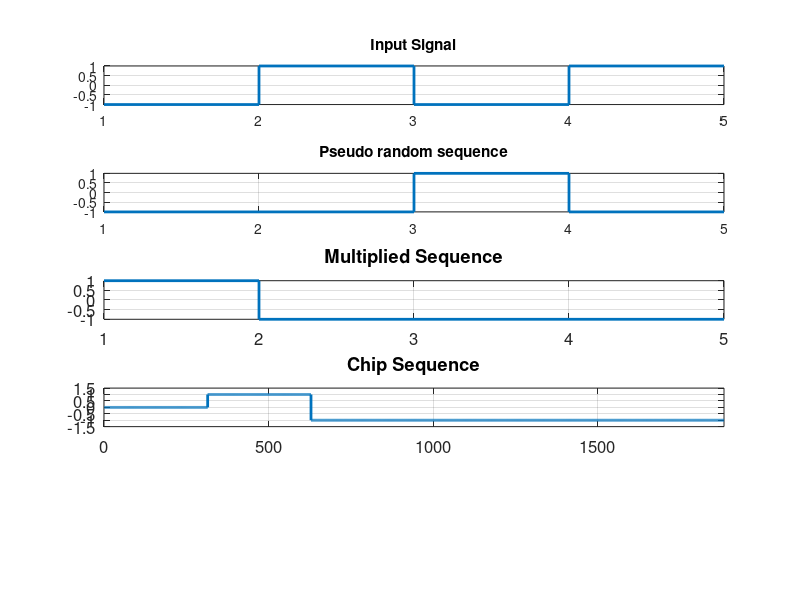

This figure's MATLAB source: (Note: this script raises an error after producing the figure.)
% Mobile and Wireless Communication Lab
% Experiment 3: To implement DSSS Signal
% MATLAB Version: R2018a
% Date: 23/09/2021

clc;
clear;
close;

b = input('Enter the number of input bits: ');
ln = input('Enter the number of Bits to be spread upon : ');
% ln = length(b);
b = randi([0 1], 1, ln);
disp('Input Sequence: ');
disp(b);

fs = 64;
fc = round(100 * pi);

% Converting bit 0 to -1
for i=1:ln
    if b(i) == 0
        b(i) = -1;
    end
end

% Generating the bit sequence with each bit 8 samples long
k = 1;
bb = [];

for i=1:ln
    for j=1:8
        bb(k) = b(i);
        j = j+1;
        k = k+1;
    end
    i = i+1;
end

len = length(bb);
subplot(5,1,1);
stairs(b,'linewidth',2);
grid on;
title('Input Signal');

% Generating the pseudo random bit pattern for spreading
pr_sig = round(rand(1,len));
for i=1:len
    if pr_sig(i) == 0
        pr_sig(i) = -1;
    end
end

pr_seq = randi([0 1], 1, length(b));
disp('Pseudorandom Sequence: ');
disp(pr_seq);

for i=1:length(b)
    if pr_seq(i) == 0
        pr_seq(i) = -1;
    end
end

subplot(5,1,2);
stairs(pr_seq,'linewidth',2); 
grid on;
title('Pseudo random sequence');

% Multiplying bit sequence with Pseudorandom Sequence
bbs = zeros(1,len);
for i=1:len
    bbs(i) = bb(i).*pr_sig(i);
end

% Spreading the sequence to find the chip signal
chip = zeros(1,length(b)*fc);
for i = 1:length(b)
    for j = 1:fc
        chip(i*fc + j) = b(i).*pr_seq(i);
    end
end

% Modulating the signal
dsss = [];
t = 0:0.1:2*pi;
c1 = sin(t);
c2 = sin(t + pi);

for k = 1:len
    if bbs(1,k) == -1
        dsss = [dsss c1];
    else
        dsss = [dsss c2];
    end
end
    
subplot(5,1,3);
stairs(b.*pr_seq,'linewidth',2);
set(gca(),'FontSize',12);
grid on;
title('Multiplied Sequence');

subplot(5,1,4);
stairs(chip,'linewidth',2);
set(gca(),'xlim',[0 length(chip)],'ylim',[-1.5 1.5],'FontSize',12);
grid on;
title('Chip Sequence');

bpskModulator = comm.BPSKModulator;
subplot(5,1,5);
plot(dsss,'linewidth',1.5);
set(gca(),'xlim',[0 length(dsss)],'FontSize',12);
grid on;
title('BPSK Signal');